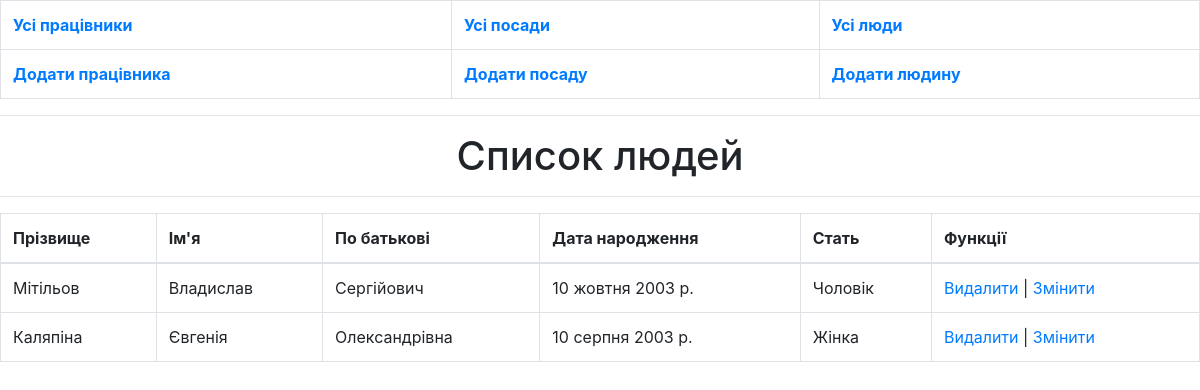
Before: /person/ with the older database file.
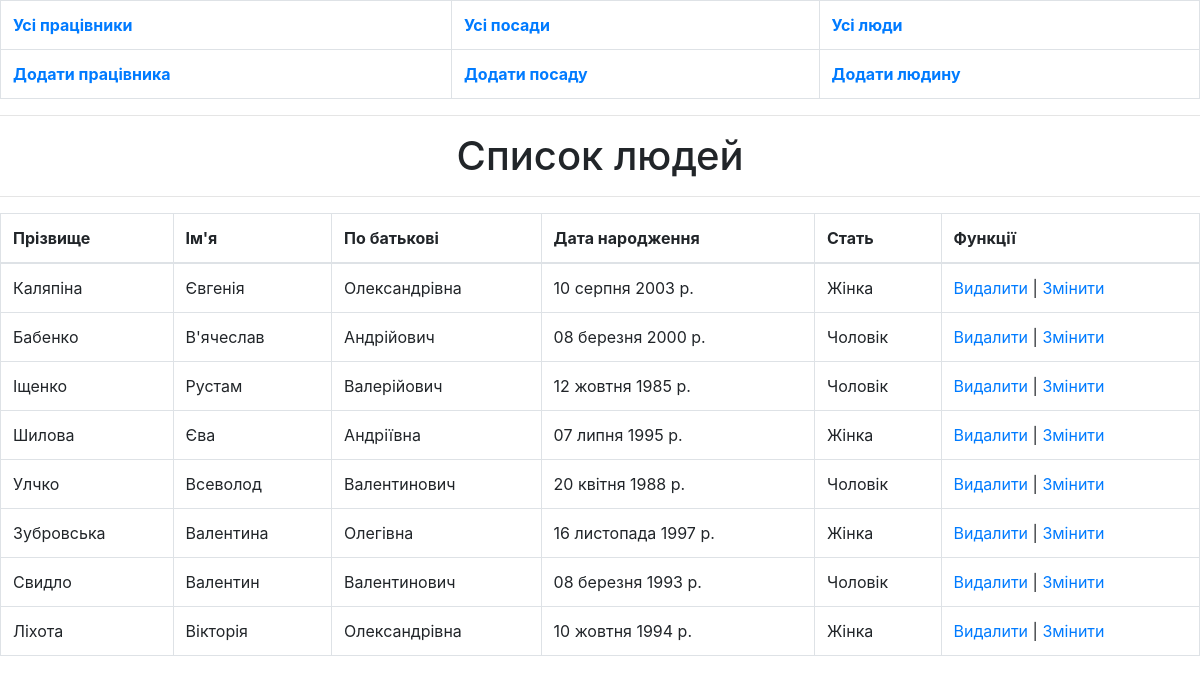
After: the same page with the newer database file.
### employee/models.py (models this page shows, shortened)
class Person(models.Model):
    M = 'Чоловік'
    F = 'Жінка'
    SEX_CHOICES = [
        (M, M),
        (F, F),
    ]
    last_name = models.CharField(max_length=50, verbose_name='Прізвище')
    first_name = models.CharField(max_length=50, verbose_name="Ім'я")
    middle_name = models.CharField(max_length=50, verbose_name='По батькові')
    date = models.DateField(verbose_name='Дата народження')
    sex = models.CharField(max_length=10, choices=SEX_CHOICES, verbose_name='Стать')

### employee/views.py (the view)
# urls.py: path('person/', views.person, name='person'),
def person(request):
    persons = Person.objects.all()
    return render(request, 'person.html', {'persons': persons})

### employee/templates/person.html (shortened to what this page needs)
{% extends 'base.html' %}
{%block content%}
<h1 class="text-center">Список людей</h1>
<hr>
<table class="table table-bordered">
    <thead>
    <tr>
        <th>Прізвище</th>
        <th>Ім'я</th>
        <th>По батькові</th>
        <th>Дата народження</th>
        <th>Стать</th>
        <th>Функції</th>
    </tr>
    </thead>
    {% for person in persons %}
    <tr>
        <td>{{person.last_name}}</td>
        <td>{{person.first_name}}</td>
        <td>{{person.middle_name}}</td>
        <td>{{person.date}}</td>
        <td>{{person.sex}}</td>
        <td>
            <a href="{% url 'person_delete' person.id %}">Видалити</a> |
            <a href="{% url 'person_edit' person.id %}">Змінити</a>
        </td>
    </tr>
    {% endfor %}
</table>
{% endblock %}

### employee/templates/base.html (shortened to what this page needs)
<!DOCTYPE html>
<html lang="en">
<head>
</head>
<body>
<header>
    <table class="table table-bordered">
        <tr>
            <th><a href="{% url 'employee' %}">Усі працівники</a></th>
            <th><a href="{% url 'position' %}">Усі посади</a></th>
            <th><a href="{% url 'person' %}">Усі люди</a></th>
        </tr>
        <tr>
            <th><a href="{% url 'employee_add' %}">Додати працівника</a></th>
            <th><a href="{% url 'position_add' %}">Додати посаду</a></th>
            <th><a href="{% url 'person_add' %}">Додати людину</a></th>
        </tr>
    </table>
    <hr>
</header>
</body>
<link rel="stylesheet" href="https://cdn.jsdelivr.net/npm/bootstrap@4.6.2/dist/css/bootstrap.min.css"
>
{%block content%}
{% endblock %}
</html>

Changed rows visible on the page:
removed Person: last_name "Мітільов", first_name "Владислав", middle_name "Сергійович", date "10 жовтня 2003 р.", sex "Чоловік"
added Person: last_name "Бабенко", first_name "В'ячеслав", middle_name "Андрійович", date "08 березня 2000 р.", sex "Чоловік"
added Person: last_name "Іщенко", first_name "Рустам", middle_name "Валерійович", date "12 жовтня 1985 р.", sex "Чоловік"
added Person: last_name "Шилова", first_name "Єва", middle_name "Андріївна", date "07 липня 1995 р.", sex "Жінка"
added Person: last_name "Улчко", first_name "Всеволод", middle_name "Валентинович", date "20 квітня 1988 р.", sex "Чоловік"
added Person: last_name "Зубровська", first_name "Валентина", middle_name "Олегівна", date "16 листопада 1997 р.", sex "Жінка"
added Person: last_name "Свидло", first_name "Валентин", middle_name "Валентинович", date "08 березня 1993 р.", sex "Чоловік"
added Person: last_name "Ліхота", first_name "Вікторія", middle_name "Олександрівна", date "10 жовтня 1994 р.", sex "Жінка"
